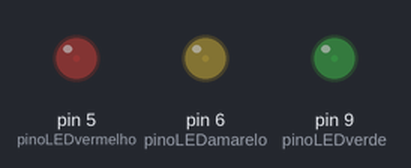
Bench run of a sketch on a simulated Arduino Uno, built with avr-gcc and run on an emulated ATmega328P. On the bench: output pins drawn as LEDs (lit = HIGH).

Above: at 0.05 s.
At 0.95 s:
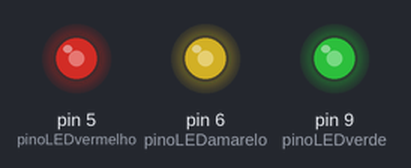
At 1.4 s:
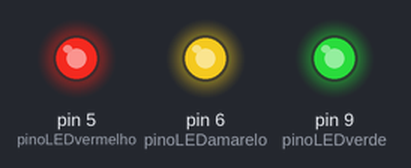
At 2.75 s:
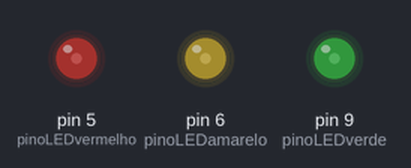
Timing chart, 0 to 7.2 s (numbered marks = the images above):
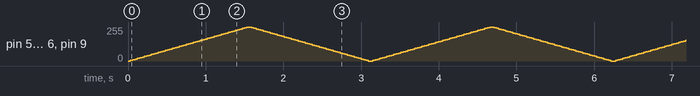

The sketch:

atividade03.ino
```cpp
int pinoLEDvermelho = 5;
int pinoLEDamarelo = 6;
int pinoLEDverde = 9;
int brilho;
void setup() {
 pinMode(pinoLEDvermelho, OUTPUT);
 pinMode(pinoLEDamarelo, OUTPUT);
 pinMode(pinoLEDverde, OUTPUT);
}
void loop() {
 // aumenta o brilho dos LEDs, incrementando de 5 em 5 passos
 for( brilho = 0 ; brilho <= 255; brilho = brilho + 5) {
 analogWrite(pinoLEDvermelho, brilho);
 analogWrite(pinoLEDamarelo, brilho);
 analogWrite(pinoLEDverde, brilho);
 // aguarda 30 milisegundos
 delay(30);
 }
 // diminui o brilho dos LEDs, decrementando de 5 em 5 passos
 for( brilho = 255 ; brilho >= 0; brilho = brilho - 5) {
 analogWrite(pinoLEDvermelho, brilho);
 analogWrite(pinoLEDamarelo, brilho);
 analogWrite(pinoLEDverde, brilho);
 // aguarda 30 milisegundos
 delay(30);
 }
}
```
